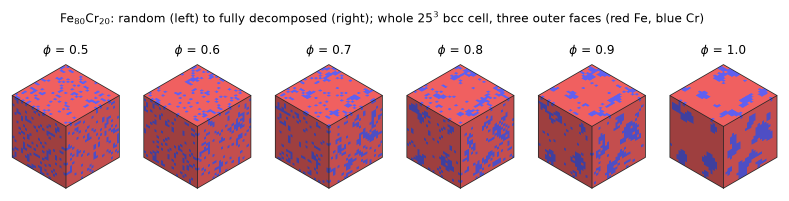
#> input picture visualizations/cube_strip_x0.20.png, 1578 x 401 px (shown at 1/2 size)
$ python k4_probe.py ../../../visualizations/cube_strip_x0.20.png
#> lines starting #> are read from the running program, lines starting #| are printed output that depends on the picture; after the words box and inside, x2 and y2 are one past the last pixel; in counts of white or black regions, pixels touching at a corner belong together
### dft_qe/refdata/digitize_scripts/holes.py
import sys; sys.path.insert(0, sys.argv[0].rsplit('/',1)[0])
import numpy as np
from PIL import Image
from scipy import ndimage as ndi
def find_holes(ink, region):
    x0,x1,y0,y1 = region
    bg = ~ink
    lab,n = ndi.label(bg)
    sizes = ndi.sum(np.ones_like(lab), lab, range(1,n+1))
    big = np.argmax(sizes)+1
    out=[]
    for i,sl in enumerate(ndi.find_objects(lab)):
        if i+1==big: continue
        ys,xs=sl; h=ys.stop-ys.start; w=xs.stop-xs.start
        cy=(ys.start+ys.stop-1)/2; cx=(xs.start+xs.stop-1)/2
        if not (x0<=cx<=x1 and y0<=cy<=y1): continue
        comp = lab[sl]==i+1
        filled = ndi.binary_fill_holes(comp)
        area=comp.sum(); farea=filled.sum()
        has_dot = farea>area
        out.append(dict(cx=cx,cy=cy,w=w,h=h,area=int(area),fill=farea/(w*h),dot=bool(has_dot),
                        ys=ys.start,ye=ys.stop-1,xs=xs.start,xe=xs.stop-1))
    return out

### dft_qe/refdata/digitize_scripts/k4_probe.py
import sys; sys.path.insert(0, sys.argv[0].rsplit('/',1)[0])
from holes import *
a=np.asarray(Image.open(sys.argv[1]).convert('L')); ink=a>128
#> after `a = np.asarray(Image.open(sys.argv[1]).convert('L'))`:
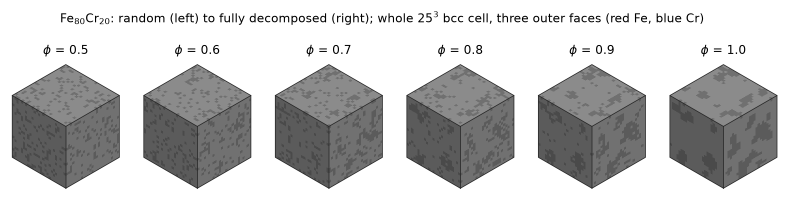
#> a: shape (401, 1578) (shown at 1/2 size); min 0, max 255, mean 195.2
#> after `ink = a > 128`:
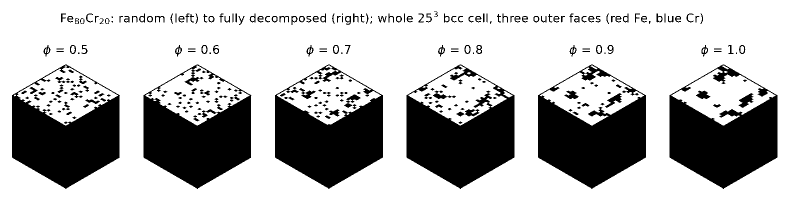
#> ink: shape (401, 1578) bool (shown at 1/2 size); 70.4% white; 299 black regions (13 under 20 px), largest, box (x1, y1, x2, y2) and area: (1339, 129, 1555, 378) 29134, (813, 129, 1029, 378) 29018, (1076, 129, 1292, 378) 29000
hs=find_holes(ink,(100,796,14,547))
#> in find_holes, `lab,n = ndi.label(bg)`:
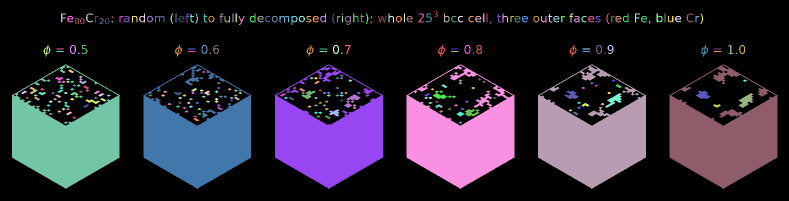
#> lab: shape (401, 1578) int32 (shown at 1/2 size); 304 distinct labels, from 0 to 303; one colour per label, 0 black
#> in find_holes, `lab,n = ndi.label(bg)`: n = 303
#> in find_holes, `sizes = ndi.sum(np.ones_like(lab), lab, range(1,n+1))`: sizes = 303 values, max 29134 at index 139, min 1 at index 93, mean 618.5
#> in find_holes, `big = np.argmax(sizes)+1`: big = 140
#> the loop in find_holes, `for i,sl in enumerate(ndi.find_objects(lab)):` made 303 passes
#> (h, w, cy, cx, area, farea, has_dot) on passes 2 to 4: (18, 10, 35.5, 126.5, 79, 79, False), (18, 14, 35.5, 178.5, 78, 78, False), (18, 12, 35.5, 283.5, 89, 141, True)
#> after the loop in find_holes, `for i,sl in enumerate(ndi.find_objects(lab)):`: out = 189 items
#> hs = 189 items
for h in sorted(hs,key=lambda h:(h['cx'],h['cy'])):
    print(f"{h['cx']:6.1f} {h['cy']:6.1f} w{h['w']:2d} h{h['h']:2d} a{h['area']:3d} fill{h['fill']:.2f} dot{int(h['dot'])}")
#> this loop made 189 passes
#|  101.0  227.5 w 7 h 4 a 20 fill0.71 dot0
#|  101.5  203.0 w 8 h 5 a 21 fill0.53 dot0
#|  105.0  185.5 w 7 h 4 a 21 fill0.75 dot0
#|  109.5  198.0 w 8 h 5 a 22 fill0.55 dot0
#|  116.5  192.0 w12 h 7 a 41 fill0.49 dot0
#|  118.0  222.5 w 7 h 4 a 20 fill0.71 dot0
#|  118.5  203.0 w 8 h 5 a 22 fill0.55 dot0
#|  120.0   97.5 w15 h 2 a 29 fill0.97 dot0
#> (further printed lines are left out)

$ run again, on visualizations/dft_cells_strip.png
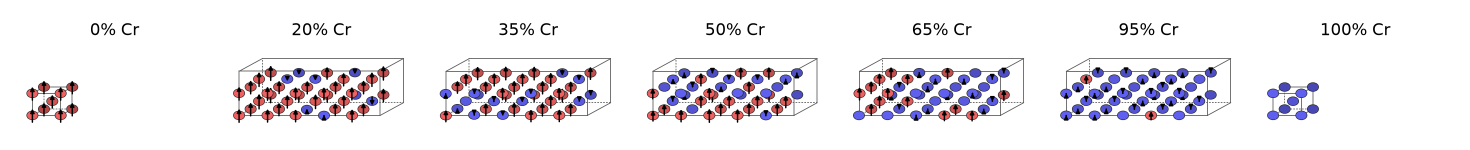
#> input picture visualizations/dft_cells_strip.png, 2940 x 300 px (shown at 1/2 size)
#> `ink = a > 128`:
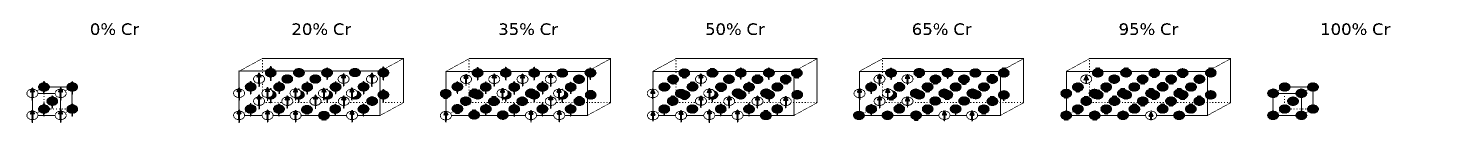
#> ink: shape (300, 2940) bool (shown at 1/2 size); 90.6% white; 321 black regions (160 under 20 px), largest, box (x1, y1, x2, y2) and area: (880, 116, 1222, 245) 7618, (466, 116, 808, 246) 6961, (1294, 116, 1635, 246) 6886
#> in find_holes, `lab,n = ndi.label(bg)`:
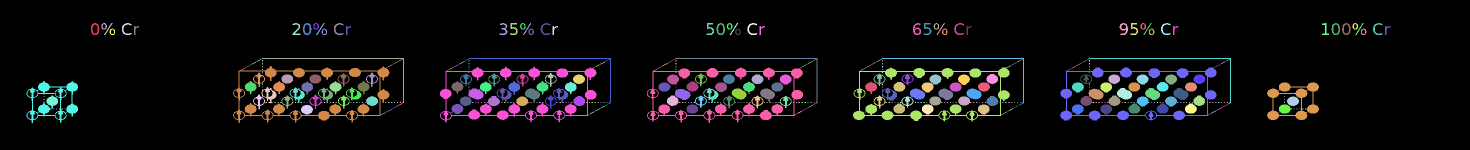
#> lab: shape (300, 2940) int32 (shown at 1/2 size); 422 distinct labels, from 0 to 421; one colour per label, 0 black
#> n = 421
#> sizes = 421 values, max 6336 at index 108, min 2 at index 57, mean 197.6
#> big = 109
#> the loop in find_holes, `for i,sl in enumerate(ndi.find_objects(lab)):` made 421 passes
#> (h, w, cy, cx) on passes 10 to 12: (24, 16, 57.5, 1006.5), (24, 16, 57.5, 1027.5), (13, 11, 52, 1045)
#> after the loop in find_holes, `for i,sl in enumerate(ndi.find_objects(lab)):`: out = 86 items
#> the loop `for h in sorted(hs,key=lambda h:(h['cx'],h['cy'])):` made 86 passes
#|  104.0  203.5 w103 h84 a2666 fill0.67 dot1
#|  104.0  203.5 w23 h26 a370 fill0.62 dot0
#|  106.5  217.5 w 2 h 2 a  4 fill1.00 dot0
#|  112.5  217.5 w 2 h 2 a  4 fill1.00 dot0
#|  124.0  217.5 w 3 h 2 a  6 fill1.00 dot0
#> (further printed lines are left out)
